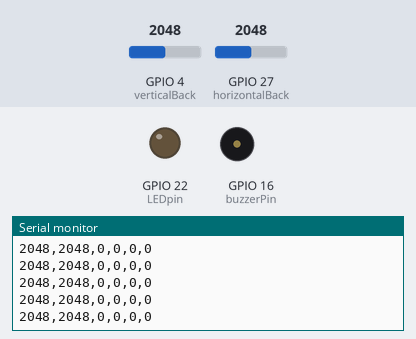
A sketch run on a simulated ESP32. Parts: output pins drawn as LEDs (lit = HIGH), buzzer (waves = sounding, pin HIGH), the last lines printed to the serial monitor. The inputs (shaded band) are chosen by the test bench; at power-on: GPIO 27 (horizontalBack) = 2048, GPIO 4 (verticalBack) = 2048. Pins used as bus, display or sensor lines are not drawn.

Above: at 2.8 s.
2.9 s: GPIO 27 (horizontalBack) set to 1033
At 3.08 s:
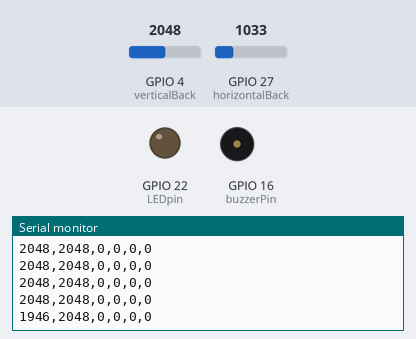
5.9 s: GPIO 27 (horizontalBack) set to 974
At 5.99 s:
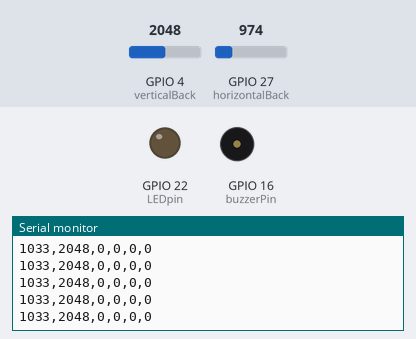
Timing chart, 0 to 8.9 s (numbered marks = the images above; inputs shaded):
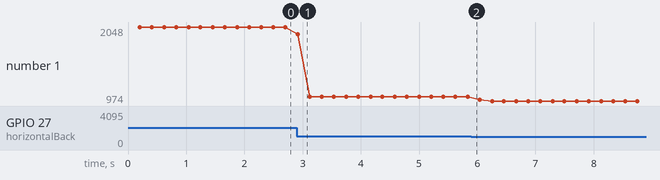

Measured:
- after the input at 2.9 s, the serial monitor: prints a new line at once (image 1)
- plotted number 1: 2048 → 1033 after the input at 2.9 s, 1033 → 974 after the input at 5.9 s

The sketch:

stitchedsensor_forgui.ino
```cpp
// THIS CODE IS ONLY FOR ESP32
// Has hard-coded thresholds and will output six values!!
// Remember to disable buzzer and/or thresholds when not in use.

const int SAMPLENUM = 20;
const int SAMPLEEVERYNMILISECONDS = 10;
const int ENABLEBUZZER = 1;
const int BUZZERDURATIONMS = 500;
const int BUZZERCOOLDOWNMS = 3000;

int HORIZONTAL_THRESHOLD_HIGH = 0;
int HORIZONTAL_THRESHOLD_LOW = 0;
int VERTICAL_THRESHOLD_HIGH = 0;
int VERTICAL_THRESHOLD_LOW = 0;

const int horizontalBack = A17;
const int verticalBack = A10;
const int horizontalBackPower = 13;
const int verticalBackPower = 18;
const int buzzerPin = 16;
const int LEDpin = 22;

int samples = 0;
int toggle = 0;
int counter = 0;
int poorposturehb = 0;
int poorposturevb = 0;
int buzzerduration = 0;
int buzzercooldown = 0;

int temp_hb;
int temp_vb;
int hb_val;
int vb_val;
int stored_hb_val;
int stored_vb_val;

void setup() {

  // Configuring pinmodes for ESP32
  pinMode(horizontalBack, INPUT);
  pinMode(verticalBack, INPUT);

  pinMode(horizontalBackPower, OUTPUT);
  pinMode(verticalBackPower, OUTPUT);
  digitalWrite(horizontalBackPower, HIGH);
  digitalWrite(verticalBackPower, HIGH);

  pinMode(buzzerPin, OUTPUT);
  pinMode(LEDpin, OUTPUT);

  // Initialize serial communications at 9600 bps:
  Serial.begin(9600);
}

void loop() {

  // LED is an indicator of poor posture
  if (poorposturehb > 0 || poorposturevb > 0) {
    digitalWrite(LEDpin, HIGH);
  } else {
    digitalWrite(LEDpin, LOW);
  }

  // Need to manually PWM the buzzer since no tone func for this board
  // Once buzzer is triggered, it will ring for BUZZERDURATIONMS and then not ring again for BUZZERCOOLDOWNMS
  if (buzzerduration > 0 && buzzercooldown == 0 && ENABLEBUZZER > 0) {
    if (toggle) {
      digitalWrite(buzzerPin, HIGH);
      toggle = 0;
    } else {
      digitalWrite(buzzerPin, LOW);
      toggle = 1;
    }
    buzzerduration = buzzerduration - 1;
    if (buzzerduration == 0) {
      buzzercooldown = BUZZERCOOLDOWNMS;
    }
  } else {
    digitalWrite(buzzerPin, LOW);
    if (buzzercooldown > 0) {
      buzzercooldown = buzzercooldown - 1;
      buzzerduration = 0;
    }
  }

  // Read sensors every SAMPLEEVERYNMILISECONDS
  if (counter % SAMPLEEVERYNMILISECONDS == 0) {
    temp_hb = analogRead(horizontalBack);
    temp_vb = analogRead(verticalBack);

    // Error detection for short or open circuits
    if (temp_hb==0 || temp_hb==4095) {
      Serial.println("HB error");
    }
    if (temp_vb==0 || temp_vb==4095) {
      Serial.println("VB error");
    }

    hb_val = hb_val + temp_hb;
    vb_val = vb_val + temp_vb;
    samples = samples + 1;
  }

  // Calculate average sensor values every SAMPLENUM samples collected
  if (samples == SAMPLENUM) {
    stored_hb_val = hb_val/SAMPLENUM;
    stored_vb_val = vb_val/SAMPLENUM;

    // Clear the sums
    hb_val = 0;
    vb_val = 0;
    samples = 0;

    // Update poorposture status
    if (poorposturehb > 0 || poorposturevb > 0) {
      // It's considered good posture once value rises above high threshold again
      if (stored_hb_val > HORIZONTAL_THRESHOLD_HIGH) {
        poorposturehb = 0;
      }
      if (stored_vb_val > VERTICAL_THRESHOLD_HIGH) {
        poorposturevb = 0;
      }
    } else {
      // It's considered poor posture once value drops below low threshold
      if (stored_hb_val < HORIZONTAL_THRESHOLD_LOW) {
        poorposturehb = 1;
        buzzerduration = BUZZERDURATIONMS;
      }
      if (stored_vb_val < VERTICAL_THRESHOLD_LOW) {
        poorposturevb = 1;
        buzzerduration = BUZZERDURATIONMS;
      }
    }

//    // REMOVED DUE TO LATENCY
//    // Listen for threshold values from GUI
//    if (Serial.available()) {
//      delay(1);
//      serial_says = Serial.readString();
//
//      cm1 = serial_says.indexOf(',');
//      HORIZONTAL_THRESHOLD_HIGH = (serial_says.substring(0,cm1)).toInt();
//      cm2 = serial_says.indexOf(',', cm1+1);
//      HORIZONTAL_THRESHOLD_LOW = (serial_says.substring(cm1+1,cm2)).toInt();
//      cm3 = serial_says.indexOf(',', cm2+1);
//      VERTICAL_THRESHOLD_HIGH = (serial_says.substring(cm2+1,cm3)).toInt();
//      cm4 = serial_says.indexOf(',', cm3+1);
//      VERTICAL_THRESHOLD_LOW = (serial_says.substring(cm3+1)).toInt();
//    }

    // print the results to the Serial Monitor:
    Serial.print(stored_hb_val);
    Serial.print(",");
    Serial.print(stored_vb_val);
    Serial.print(",");
    Serial.print(HORIZONTAL_THRESHOLD_HIGH);
    Serial.print(",");
    Serial.print(HORIZONTAL_THRESHOLD_LOW);
    Serial.print(",");
    Serial.print(VERTICAL_THRESHOLD_HIGH);
    Serial.print(",");
    Serial.println(VERTICAL_THRESHOLD_LOW);
  }

  // Delay and increment counter for next loop
  delay(1);
  if (counter > 1000) {
    counter = 0;
  } else {
    counter = counter + 1;
  }
}
```
